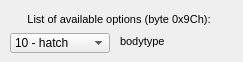
   <widget class="QWidget" name="b09C">
    <attribute name="title">
     <string>Byte 9Ch</string>
    </attribute>
    <widget class="QLabel" name="label_61">
     <property name="geometry">
      <rect>
       <x>4</x>
       <y>11</y>
       <width>230</width>
       <height>16</height>
      </rect>
     </property>
     <property name="font">
      <font>
       <pointsize>8</pointsize>
      </font>
     </property>
     <property name="text">
      <string>List of available options (byte 0x9Ch):</string>
     </property>
     <property name="alignment">
      <set>Qt::AlignCenter</set>
     </property>
    </widget>
    <widget class="QLabel" name="label_59">
     <property name="geometry">
      <rect>
       <x>120</x>
       <y>33</y>
       <width>63</width>
       <height>16</height>
      </rect>
     </property>
     <property name="font">
      <font>
       <pointsize>8</pointsize>
      </font>
     </property>
     <property name="text">
      <string>bodytype</string>
     </property>
    </widget>
    <widget class="QComboBox" name="bodytype">
     <property name="geometry">
      <rect>
       <x>10</x>
       <y>33</y>
       <width>100</width>
       <height>20</height>
      </rect>
     </property>
     <property name="editable">
      <bool>false</bool>
     </property>
     <item>
      <property name="text">
       <string>10 - hatch</string>
      </property>
     </item>
     <item>
      <property name="text">
       <string>20 - sedan</string>
      </property>
     </item>
     <item>
      <property name="text">
       <string>30 - wagon</string>
      </property>
     </item>
     <item>
      <property name="text">
       <string>40 - other (sedan)</string>
      </property>
     </item>
    </widget>
   </widget>
